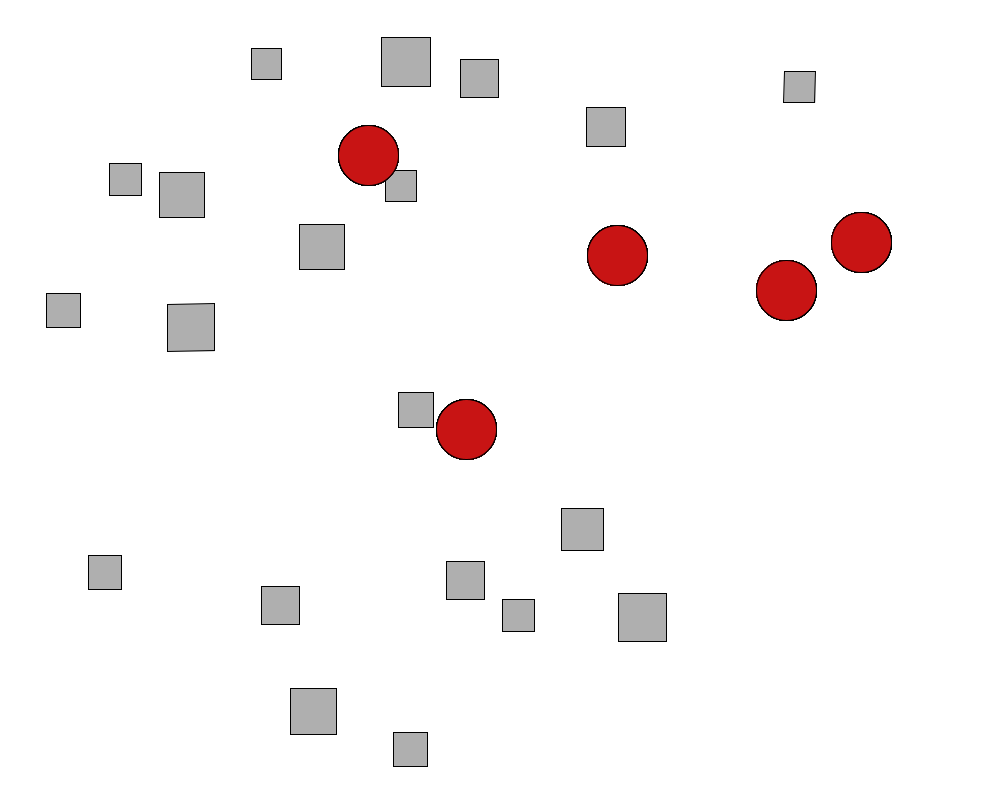
Frame 1 (no input)
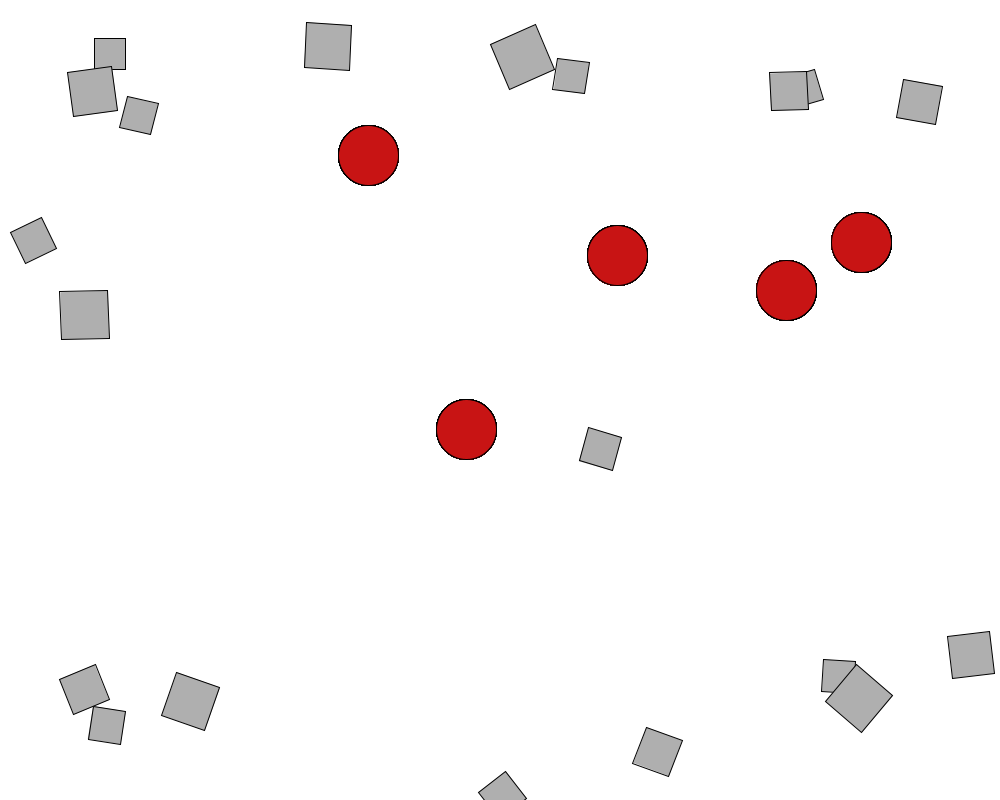
Frame 60 (the mouse pressed at the canvas centre just before this capture)
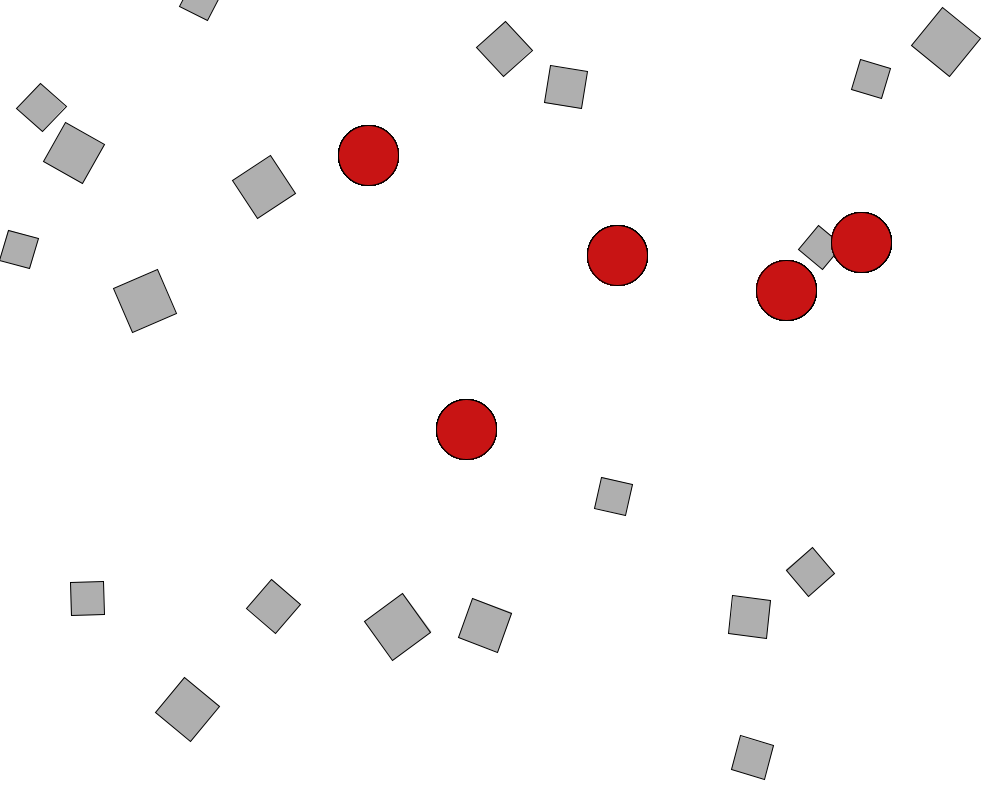
Frame 120 (the mouse held since frame 60 and released just before this capture)

The Processing sketch that drew these frames (run headless with seeded random() and noise(); from frame 60 on, the mouse is pressed at the canvas centre):

// Processing sketch: sketch_7_22_2024_7_35_Ex2_10_Repulsing_movers
// ── sketch_7_22_2024_7_35_Ex2_10_Repulsing_movers.pde
Mover[] movers = new Mover[20];
attractor[] attractors = new attractor[5];

//Objective: To check the behaviour of moving objects in a medium having drag force; liquid.
//Challenge: Can one object of a class access the methods and attributes of another object of the same class?
//I mean can we anyhow prevent those stones from overlapping on to each other, by applying some sort
//of checkEdge() function?
//Well, we may try the approach by checking manually, for n movers, we'll have to check n*(n-1) times
// Better if we can try it with exercise 2.6.


void setup() {
  size(1000, 800);
  smooth();
  background(255);

  for (int i = 0; i<attractors.length; i++)
  {
    attractors[i] = new attractor();
  }
  for (int i = 0; i < movers.length; i++)
  {
    movers[i] = new Mover(random(30, 50), random(50, width-50), random(50, height));
  }
}




void draw()
{
  background(255);


  for (int i = 0; i < movers.length; i++)
  {
    for (int j = 0; j< movers.length; j++)
    {
      if (j<attractors.length)  //Force applied by attractor
      {
        PVector gravitationalPull = attractors[j].attract(movers[i]);
        movers[i].applyForce(gravitationalPull);
        attractors[j].drawAttractor();
      }
      if (i!=j)
      {
        PVector selfAttraction = movers[i].attract(movers[j]);
        movers[i].applyForce(selfAttraction);
      }
    }
    movers[i].update();
    movers[i].checkEdges();
    movers[i].display();
  }
}

// ── Class_definitions.pde
class Mover {
  PVector location;
  PVector velocity;
  PVector acceleration;
  
  float   mass;
  float   radius;
  
  
  float angle;
  float aVelocity; 
  float aAcceleration; 

  Mover(float r, float x, float y) {
    location = new PVector(x, y);
    velocity = new PVector(0, 0);
    acceleration = new PVector(0, 0);
    
    radius = r;
    mass = radius;
    
    angle = 0; 
    aVelocity = 0; 
    aAcceleration = 0.0001; 
  }

  void applyForce(PVector force)
  {
    PVector f = PVector.div(force, mass);
    acceleration.add(f);
  }


  void update() {
    velocity.add(acceleration);
    location.add(velocity);
    aAcceleration = (acceleration.x/100); 
    acceleration.mult(0);
    
    
    
    aVelocity+=aAcceleration; 
    angle+=aVelocity; 
  }

  void display() {
    stroke(0);
    fill(175);
    rectMode(CENTER);
    pushMatrix(); 
     
    translate(location.x, location.y);  
    rotate(angle);
    rect(0, 0, radius, radius); 
     
    popMatrix(); 
    
  }

  PVector attract(Mover m)
  {
    float G  = 0.4;
    PVector force = new PVector(0, 0);
    force = PVector.sub(location, m.location); //Direction of mover from the attractor
    float distance = force.mag();   //Distance between attractor and mover
    distance = constrain(distance, 5, 25);
    force.normalize();
    float strength = (G*mass*m.mass) / (distance * distance);
    force.mult(strength);
    return force;
  }


  void checkEdges() {
    if (location.x > width) {
      velocity.x = -1*velocity.x;
      location.x = width;
    } else if (location.x < 0) {
      velocity.x = -1*velocity.x;
      location.x = 0;
    }
    if (location.y > height) {
      velocity.y = -1*velocity.y;
      location.y = height;
    } else if (location.y < 0) {
      velocity.y = -1*velocity.y;
      location.y = 0;
    }
  }
}




class attractor
{
  float mass;
  PVector location;
  float G;

  attractor()
  {
    location = new PVector(random(100, width - 100), random(100, height - 100));
    mass = 20;
    G = 0.4;
  }

  PVector attract(Mover m)
  {
    PVector force = new PVector(0, 0);
    force = PVector.sub(location, m.location); //Direction of mover from the attractor
    float distance = force.mag();   //Distance between attractor and mover
    distance = constrain(distance, 5, 25);
    force.normalize();
    float strength = (G*mass*m.mass) / (distance * distance);
    force.mult(strength);
    return force;
  }

  void drawAttractor()
  {
    fill(200, 20, 20);
    ellipse(location.x, location.y, mass*3, mass*3);
  }
}
